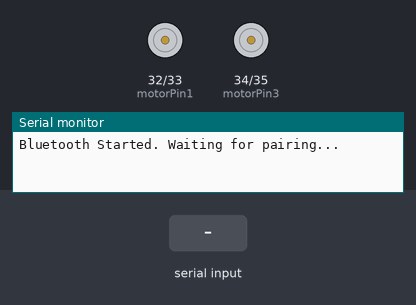
The sketch below on a simulated ESP32. Parts: motor-driver pin pairs drawn as motors (green arrow = first pin HIGH = forward, orange = second pin HIGH = backward, longer = more drive), the last lines printed to the serial monitor. Inputs (shaded band) come from the test bench. Nothing arrives over Bluetooth unless stated.

Above: at 1.2 s.
1.3 s: "F" received over the second serial link
At 2.4 s:
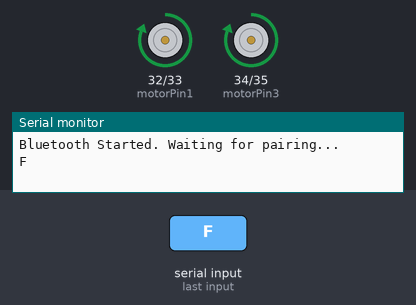
2.8 s: "B" received over the second serial link
At 3.6 s:
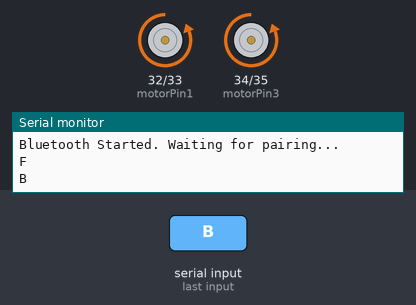
4.3 s: "L" received over the second serial link
At 4.7 s:
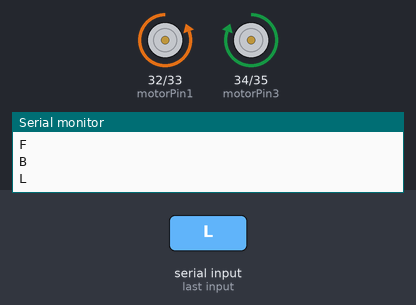
5.8 s: "R" received over the second serial link
At 7.1 s:
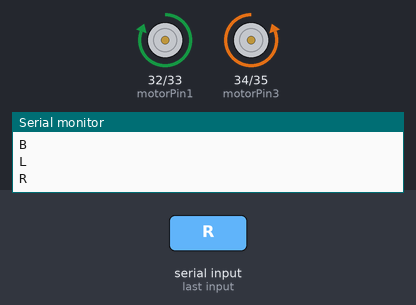
Timing chart, 0 to 8.3 s (numbered marks = the images above; inputs shaded):
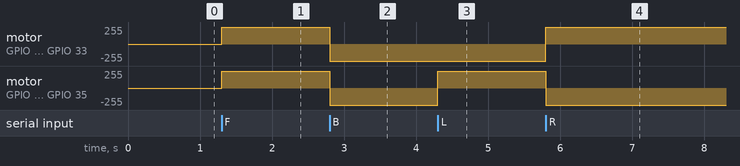

The sketch:

esp32_bluetooth_arduino.ino
```cpp
#include "BluetoothSerial.h"

// Create BluetoothSerial object
BluetoothSerial SerialBT;

const int motorPin1 = 32; // Motor driver input 1
const int motorPin2 = 33; // Motor driver input 2
const int motorPin3 = 34; // Motor driver input 3
const int motorPin4 = 35; // Motor driver input 4

void setup() {
  // Start Bluetooth Serial
  SerialBT.begin("ESP32_RC_Car"); // Bluetooth device name
  Serial.begin(9600);

  // Initialize motor pins
  pinMode(motorPin1, OUTPUT);
  pinMode(motorPin2, OUTPUT);
  pinMode(motorPin3, OUTPUT);
  pinMode(motorPin4, OUTPUT);

  Serial.println("Bluetooth Started. Waiting for pairing...");
}

void loop() {
  // Check if data is available
  if (SerialBT.available()) {
    char receivedChar = SerialBT.read(); // Read the received character
    Serial.println(receivedChar);

    // Control the motor based on received character
    if (receivedChar == 'F') {  // Move forward
      digitalWrite(motorPin1, HIGH);
      digitalWrite(motorPin2, LOW);
      digitalWrite(motorPin3, HIGH);
      digitalWrite(motorPin4, LOW);
    }
    else if (receivedChar == 'B') { // Move backward
      digitalWrite(motorPin1, LOW);
      digitalWrite(motorPin2, HIGH);
      digitalWrite(motorPin3, LOW);
      digitalWrite(motorPin4, HIGH);
    }
    else if (receivedChar == 'L') { // Turn left
      digitalWrite(motorPin1, LOW);
      digitalWrite(motorPin2, HIGH);
      digitalWrite(motorPin3, HIGH);
      digitalWrite(motorPin4, LOW);
    }
    else if (receivedChar == 'R') { // Turn right
      digitalWrite(motorPin1, HIGH);
      digitalWrite(motorPin2, LOW);
      digitalWrite(motorPin3, LOW);
      digitalWrite(motorPin4, HIGH);
    }
    else if (receivedChar == 'S') { // Stop
      digitalWrite(motorPin1, LOW);
      digitalWrite(motorPin2, LOW);
      digitalWrite(motorPin3, LOW);
      digitalWrite(motorPin4, LOW);
    }
  }
}
```

Measured:
- after the input at 1.3 s, motor on GPIO 32 (motorPin1) / GPIO 33 (motorPin2), motor on GPIO 34 (motorPin3) / GPIO 35 (motorPin4): stopped → forward 255/255 at once
- after the input at 2.8 s, motor on GPIO 32 (motorPin1) / GPIO 33 (motorPin2), motor on GPIO 34 (motorPin3) / GPIO 35 (motorPin4): forward 255/255 → backward 255/255 at once
- after the input at 4.3 s, motor on GPIO 34 (motorPin3) / GPIO 35 (motorPin4): backward 255/255 → forward 255/255 at once
- after the input at 5.8 s, motor on GPIO 32 (motorPin1) / GPIO 33 (motorPin2): backward 255/255 → forward 255/255 at once; motor on GPIO 34 (motorPin3) / GPIO 35 (motorPin4): forward 255/255 → backward 255/255 at once
